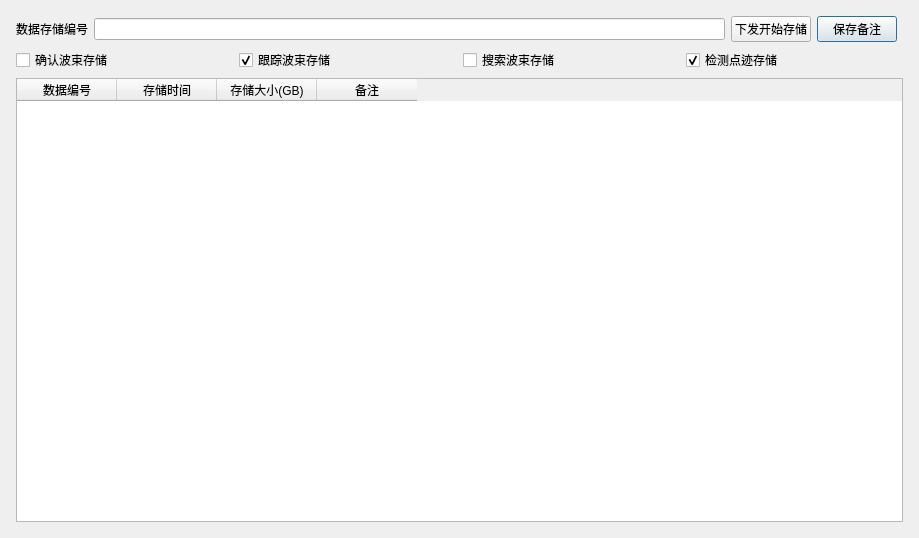
<?xml version="1.0" encoding="UTF-8"?>
<ui version="4.0">
  <class>DataSaveUI</class>
  <widget class="QDialog" name="DataSaveUI">
    <property name="geometry">
      <rect>
        <x>0</x>
        <y>0</y>
        <width>919</width>
        <height>538</height>
      </rect>
    </property>
    <property name="windowTitle">
      <string>Dialog</string>
    </property>
    <layout class="QVBoxLayout" name="verticalLayout">
      <property name="bottomMargin">
        <number>8</number>
      </property>
      <property name="rightMargin">
        <number>8</number>
      </property>
      <property name="topMargin">
        <number>8</number>
      </property>
      <property name="leftMargin">
        <number>8</number>
      </property>
      <property name="spacing">
        <number>6</number>
      </property>
      <item>
        <layout class="QGridLayout" name="gridLayout">
          <property name="bottomMargin">
            <number>8</number>
          </property>
          <property name="rightMargin">
            <number>8</number>
          </property>
          <property name="topMargin">
            <number>8</number>
          </property>
          <property name="leftMargin">
            <number>8</number>
          </property>
          <property name="spacing">
            <number>6</number>
          </property>
          <item row="0" column="1">
            <widget class="QLineEdit" name="saveID" />
          </item>
          <item row="0" column="3">
            <widget class="QPushButton" name="save">
              <property name="text">
                <string>保存备注</string>
              </property>
            </widget>
          </item>
          <item row="1" column="0" colspan="5">
            <layout class="QHBoxLayout" name="storageOptionsLayout">
              <item><widget class="QCheckBox" name="confirmBeamCheck"><property name="text"><string>确认波束存储</string></property></widget></item>
              <item><widget class="QCheckBox" name="trackBeamCheck"><property name="text"><string>跟踪波束存储</string></property><property name="checked"><bool>true</bool></property></widget></item>
              <item><widget class="QCheckBox" name="searchBeamCheck"><property name="text"><string>搜索波束存储</string></property></widget></item>
              <item><widget class="QCheckBox" name="detectionCheck"><property name="text"><string>检测点迹存储</string></property><property name="checked"><bool>true</bool></property></widget></item>
            </layout>
          </item>
          <item row="2" column="0" colspan="5">
            <widget class="QTableWidget" name="tab">
              <property name="sizePolicy">
                <sizepolicy hsizetype="Expanding" vsizetype="Expanding">
                  <horstretch>0</horstretch>
                  <verstretch>1</verstretch>
                </sizepolicy>
              </property>
              <property name="alternatingRowColors">
                <bool>true</bool>
              </property>
              <column>
                <property name="text">
                  <string>数据编号</string>
                </property>
              </column>
              <column>
                <property name="text">
                  <string>存储时间</string>
                </property>
              </column>
              <column>
                <property name="text">
                  <string>存储大小(GB)</string>
                </property>
              </column>
              <column>
                <property name="text">
                  <string>备注</string>
                </property>
              </column>
            </widget>
          </item>
          <item row="0" column="0">
            <widget class="QLabel" name="label">
              <property name="text">
                <string>数据存储编号</string>
              </property>
            </widget>
          </item>
          <item row="0" column="2">
            <widget class="QPushButton" name="startSave">
              <property name="text">
                <string>下发开始存储</string>
              </property>
            </widget>
          </item>
        </layout>
      </item>
    </layout>
  </widget>
  <customwidgets>
    <customwidget>
      <class>CustomComboBox</class>
      <extends>QComboBox</extends>
      <header>cusWidgets/customcombobox.h</header>
    </customwidget>
  </customwidgets>
  <resources />
  <connections />
</ui>
